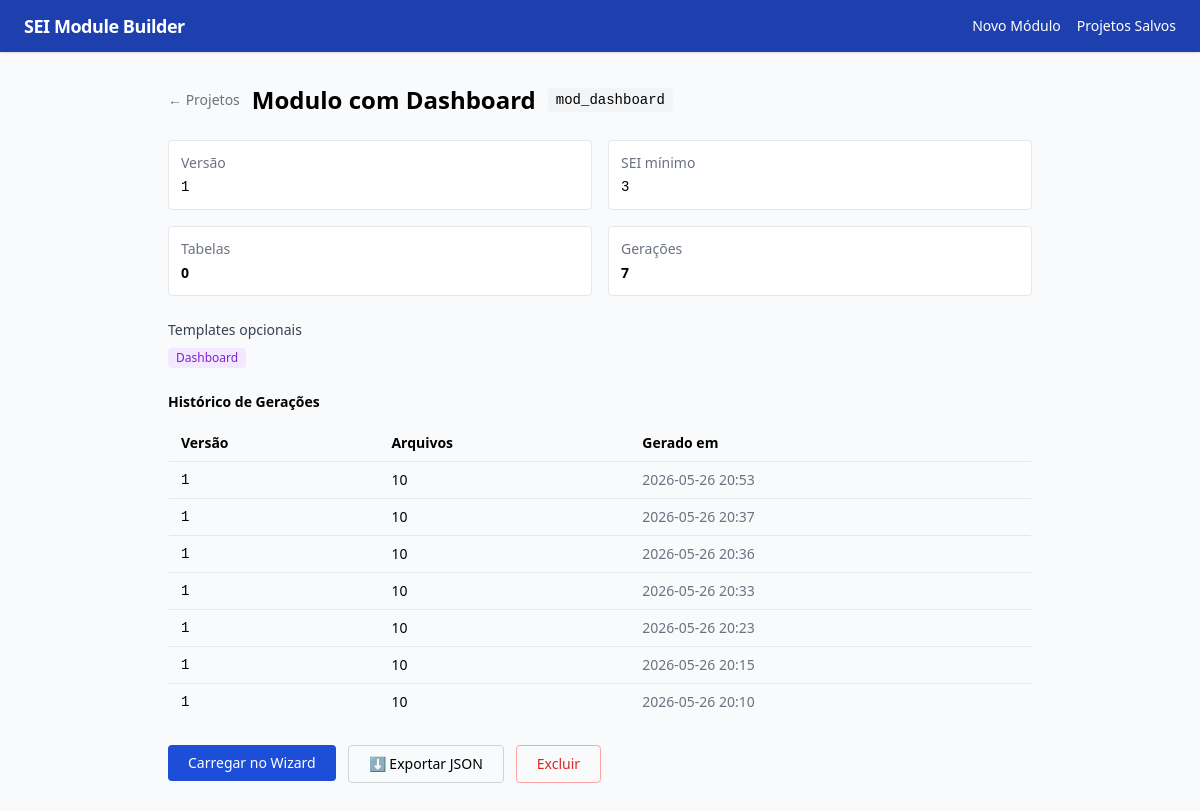
The app's page /projetos/3, older data.
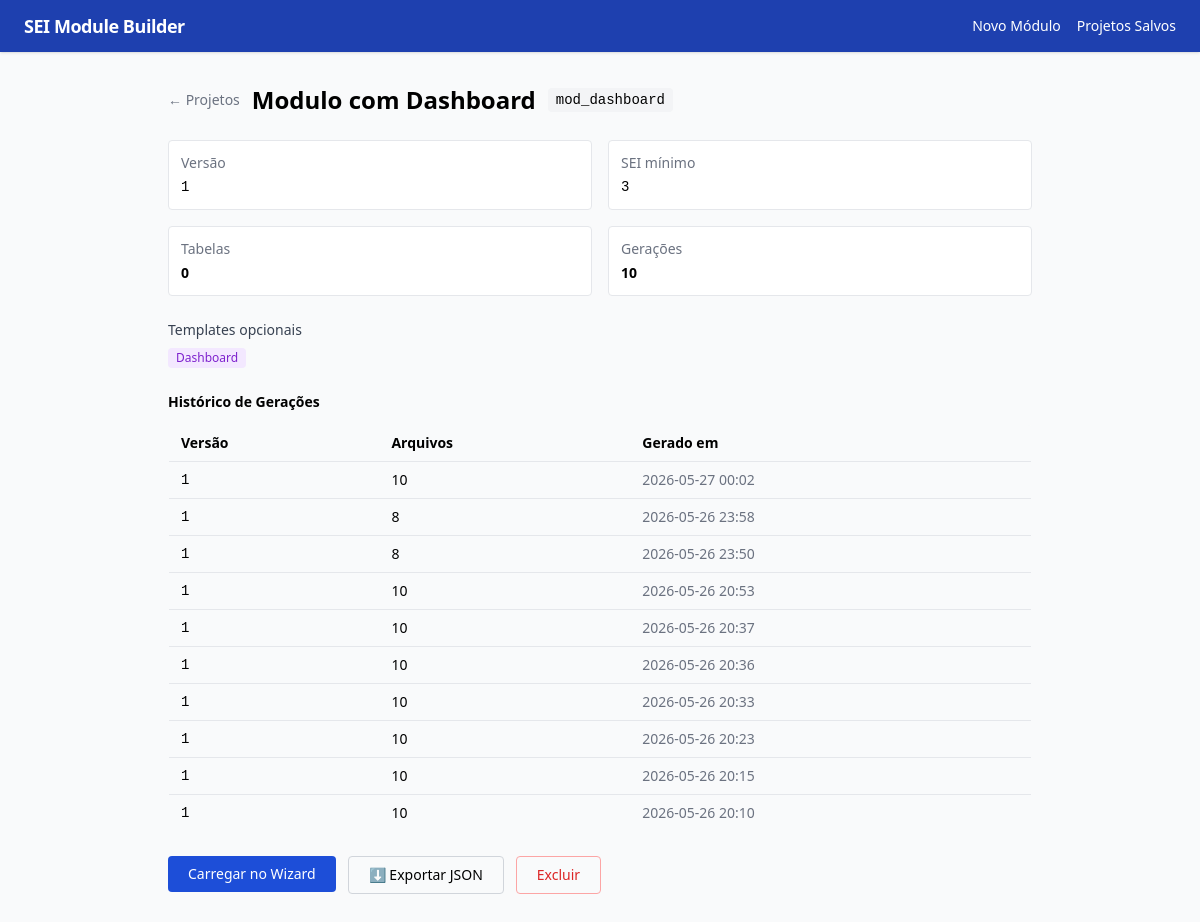
The same page, newer data.
### tables this page shows
CREATE TABLE projetos (
    id           INTEGER PRIMARY KEY AUTOINCREMENT,
    slug         TEXT NOT NULL,
    nome         TEXT NOT NULL,
    definicao    TEXT NOT NULL,   -- JSON completo de ModuloDefinicao
    criado_em    TEXT NOT NULL,
    atualizado_em TEXT NOT NULL
);

CREATE TABLE geracoes (
    id           INTEGER PRIMARY KEY AUTOINCREMENT,
    projeto_id   INTEGER NOT NULL REFERENCES projetos(id) ON DELETE CASCADE,
    versao       TEXT NOT NULL,
    arquivos     INTEGER NOT NULL DEFAULT 0,
    gerado_em    TEXT NOT NULL
);

### main.py (the view)
@app.get("/projetos/{projeto_id}", response_class=HTMLResponse)
async def projeto_detalhe(request: Request, projeto_id: int):
    projeto = carregar_projeto(projeto_id)
    if not projeto:
        flash(request, "Projeto não encontrado.")
        return RedirectResponse("/projetos", status_code=303)
    return templates.TemplateResponse(request, "projetos/detalhe.html", context={
        "flashes": get_flashes(request), "projeto": projeto,
    })

### templates/projetos/detalhe.html (shortened to what this page needs)
{% extends "base.html" %}
{% block content %}
<div class="flex items-center gap-3 mb-6">
  <a href="/projetos" class="text-gray-500 hover:text-gray-700 text-sm">← Projetos</a>
  <h1 class="text-2xl font-bold">{{ projeto.nome }}</h1>
  <code class="bg-gray-100 text-sm px-2 py-0.5 rounded">{{ projeto.slug }}</code>
</div>
<div class="grid grid-cols-2 gap-4 mb-6 text-sm">
  <div class="bg-white border rounded p-3">
    <p class="text-gray-500 mb-1">Versão</p>
    <p class="font-mono">{{ projeto.definicao.versao }}</p>
  </div>
  <div class="bg-white border rounded p-3">
    <p class="text-gray-500 mb-1">SEI mínimo</p>
    <p class="font-mono">{{ projeto.definicao.sei_versao_min }}</p>
  </div>
  <div class="bg-white border rounded p-3">
    <p class="text-gray-500 mb-1">Tabelas</p>
    <p class="font-bold">{{ projeto.definicao.tabelas | length }}</p>
  </div>
  <div class="bg-white border rounded p-3">
    <p class="text-gray-500 mb-1">Gerações</p>
    <p class="font-bold">{{ projeto.geracoes | length }}</p>
  </div>
</div>
{% if projeto.definicao.extras %}
<div class="mb-6">
  <p class="text-sm font-medium text-gray-700 mb-2">Templates opcionais</p>
  <div class="flex gap-2 flex-wrap">
    {% set badges = {
      "workflow":   ("Workflow",    "bg-blue-100 text-blue-700"),
      "exportacao": ("Exportação",  "bg-green-100 text-green-700"),
      "dashboard":  ("Dashboard",   "bg-purple-100 text-purple-700"),
      "job":        ("Job",         "bg-orange-100 text-orange-700"),
      "sip":        ("SIP Avançado","bg-red-100 text-red-700")
    } %}
    {% for extra in projeto.definicao.extras %}
    {% set label, cls = badges.get(extra, (extra, "bg-gray-100 text-gray-700")) %}
    <span class="px-2 py-0.5 rounded text-xs font-medium {{ cls }}">{{ label }}</span>
    {% endfor %}
  </div>
</div>
{% endif %}
{% if projeto.geracoes %}
<h2 class="font-semibold mb-3 text-sm">Histórico de Gerações</h2>
<table class="w-full text-sm border rounded overflow-hidden mb-6">
  <thead class="bg-gray-50">
    <tr>
      <th class="text-left px-3 py-2">Versão</th>
      <th class="text-left px-3 py-2">Arquivos</th>
      <th class="text-left px-3 py-2">Gerado em</th>
    </tr>
  </thead>
  <tbody>
    {% for g in projeto.geracoes %}
    <tr class="border-t">
      <td class="px-3 py-2 font-mono">{{ g.versao }}</td>
      <td class="px-3 py-2">{{ g.arquivos }}</td>
      <td class="px-3 py-2 text-gray-500">{{ g.gerado_em[:16].replace("T"," ") }}</td>
    </tr>
    {% endfor %}
  </tbody>
</table>
{% endif %}
<div class="flex gap-3 flex-wrap">
  <form method="POST" action="/projetos/{{ projeto.id }}/carregar">
    <button class="bg-blue-700 text-white px-5 py-2 rounded hover:bg-blue-800 text-sm">
      Carregar no Wizard
    </button>
  </form>
  <a href="/projetos/{{ projeto.id }}/exportar"
     class="border border-gray-300 px-5 py-2 rounded text-sm hover:bg-gray-50 flex items-center gap-1">
    ⬇ Exportar JSON
  </a>
  <form method="POST" action="/projetos/{{ projeto.id }}/excluir"
        onsubmit="return confirm('Excluir este projeto?')">
    <button class="border border-red-300 text-red-600 px-5 py-2 rounded hover:bg-red-50 text-sm">
      Excluir
    </button>
  </form>
</div>
{% endblock %}

### templates/base.html (shortened to what this page needs)
<!DOCTYPE html>
<html lang="pt-BR">
<head>
  <script src="https://cdn.tailwindcss.com"></script>
  <link rel="stylesheet" href="https://cdnjs.cloudflare.com/ajax/libs/highlight.js/11.9.0/styles/github.min.css"/>
</head>
<body class="bg-gray-50 min-h-screen">
  <nav class="bg-blue-800 text-white px-6 py-3 shadow flex items-center justify-between">
    <a href="/" class="font-bold text-lg tracking-tight">SEI Module Builder</a>
    <div class="flex gap-4 text-sm">
      <a href="/wizard/1" class="hover:text-blue-200">Novo Módulo</a>
      <a href="/projetos" class="hover:text-blue-200">Projetos Salvos</a>
    </div>
  </nav>
  <main class="max-w-4xl mx-auto py-8 px-4">
    {% block content %}{% endblock %}
  </main>
</body>
</html>

Row changes from the older to the newer data that the page shows:
added geracoes: versao "1", arquivos "10", gerado_em "2026-05-27 00:02"
added geracoes: versao "1", arquivos "8", gerado_em "2026-05-26 23:58"
added geracoes: versao "1", arquivos "8", gerado_em "2026-05-26 23:50"
Text that changed along with them:
{{ projeto.geracoes | length }}: "7" → "10"
